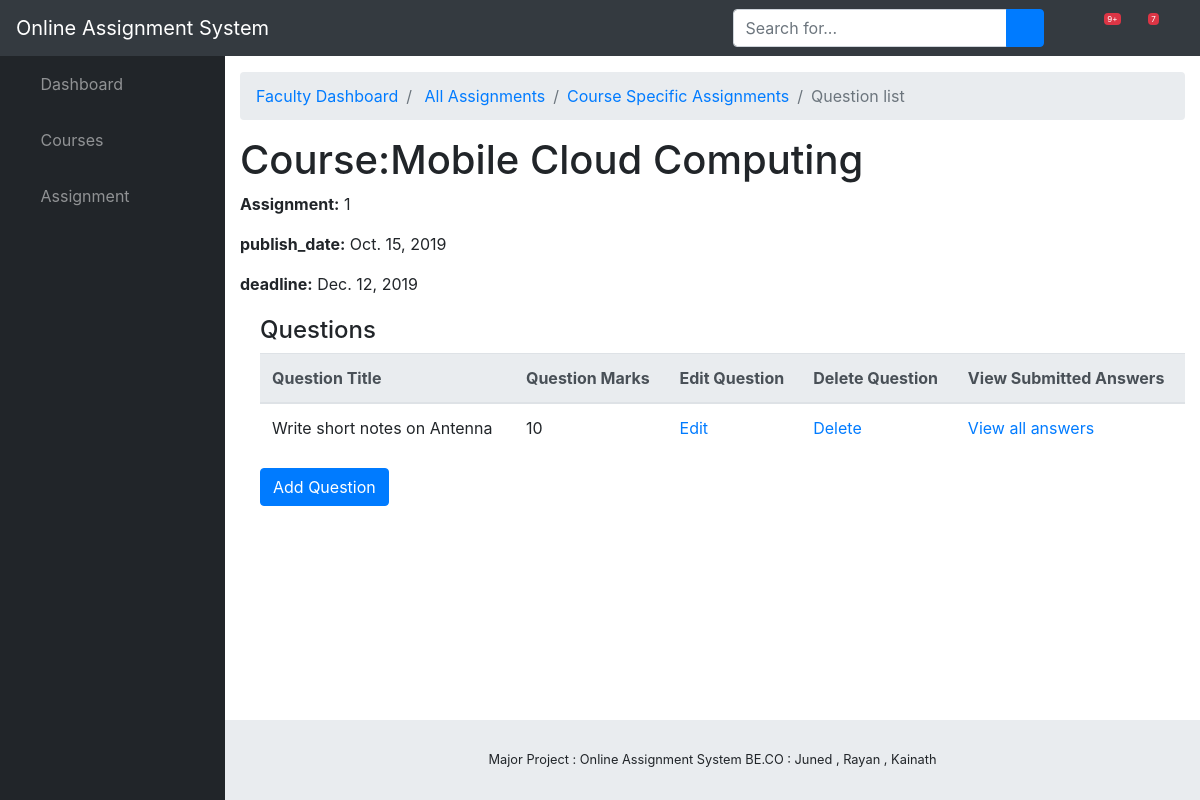
Page /assignment/assignment/18/ on the earlier database version.
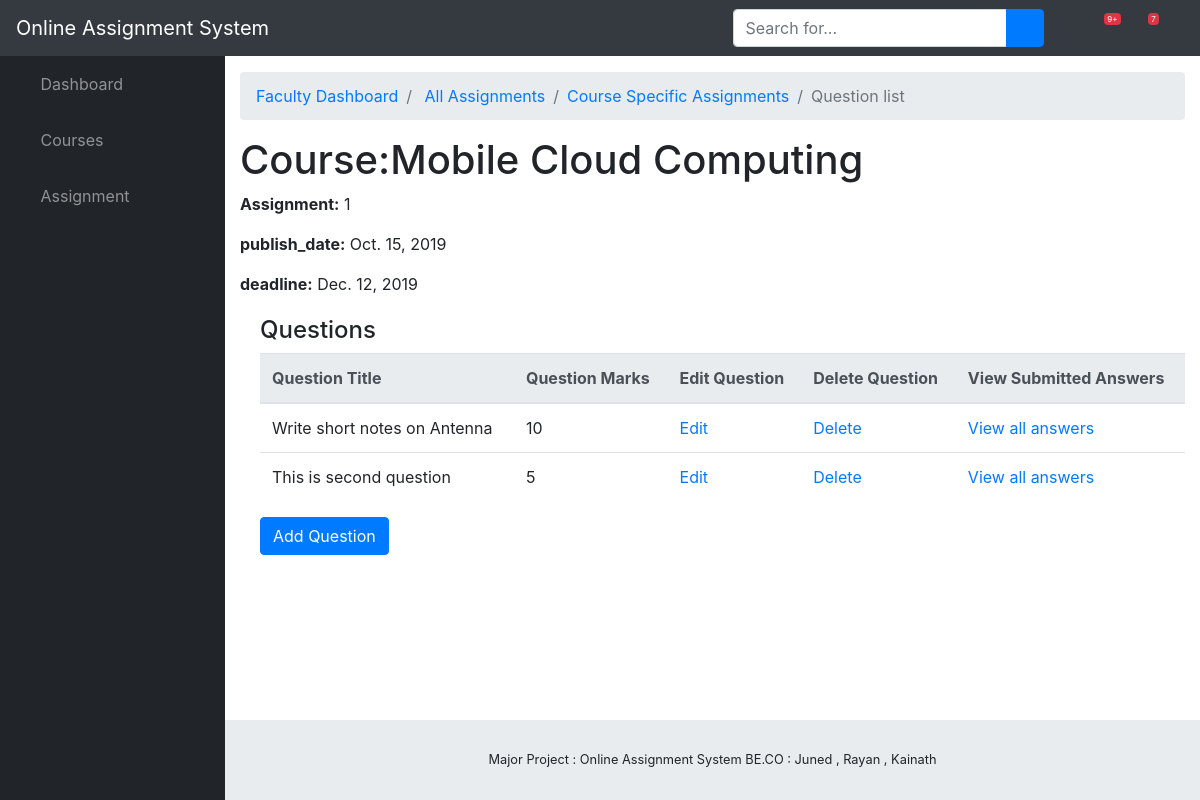
Same page on the later database version.
### assignment/models.py (models this page shows, shortened)
class Question(models.Model):
    assignment = models.ForeignKey(Assignment, on_delete=models.SET_NULL,blank=True,null=True)
    username = models.ForeignKey(User,on_delete=models.SET_NULL,blank=True,null=True)
    title = models.CharField(max_length = 200)
    description = models.TextField(blank=True , null = True)
    marks = models.IntegerField(null=True)
    date = models.DateTimeField(auto_now_add=True)

### assignment/views.py (the view)
# urls.py: path('assignment/<int:pk>/', views.AssignmentDetailView.as_view(), name='assignment_detail'),
class AssignmentDetailView(generic.DetailView):
    model = Assignment
    template_name = "Faculty_Dashboard/assignment_detail.html"

### assignment/models.py (called while the page is built)
    def __str__(self):
        return self.name

### assignment/templates/Faculty_Dashboard/assignment_detail.html (shortened to what this page needs)
{% extends "./base.html" %}
{% block breadcrumb%}
<li class="breadcrumb-item "><a href="{% url 'ViewAssignment' %}"> All Assignments</a></li>
<li class="breadcrumb-item "><a href="{% url 'course_detail' assignment.course_id %}">Course Specific Assignments</a></li>
<li class="breadcrumb-item active">Question list</li>
{%endblock%}
{% block content %}
  <h1>Course:{{assignment.course }}</h1>
  <p><strong>Assignment:</strong> {{ assignment.number }}</p>
  <p><strong>publish_date:</strong> {{ assignment.publish_date }}</p>
  <p><strong>deadline:</strong> {{assignment.deadline_date}}</p>
  <div style="margin-left:20px;margin-top:20px">
    <h4>Questions</h4>
    <table class="table">
      <thead class="thead-light">
        <tr>
          <th scope="col">Question Title</th>
          <th scope="col">Question Marks</th>
          <th scope="col">Edit Question</th>
          <th scope="col">Delete Question</th>
          <th scope="col">View Submitted Answers</th>
        </tr>
      </thead>
      <tbody>
        {% for question in assignment.question_set.all %}
        <tr>
          <td>{{ question.title }}</td>
          <td>{{ question.marks }}</td>
          <td> <a href="{% url 'UpdateQuestion'  assignment.id question.id %}">Edit</a> </td>
          <td> <a onclick="return confirm('Are you sure?');" href="{% url 'DeleteQuestion'  assignment_pk=assignment.id pk=question.id %}">Delete</a></td>
          <td> <a href="{% url 'AllSubmittedAnswers' question.id %}">View all answers</a></td>
        </tr>
      {% endfor %}
      </tbody>
    </table>
<a class=" btn btn-primary" href="{% url 'CreateQuestion' pk=assignment.id %}">Add Question</a>
  </div>
{% endblock %}

Differences in the rows shown:
added Question: title "This is second question", marks "5"
